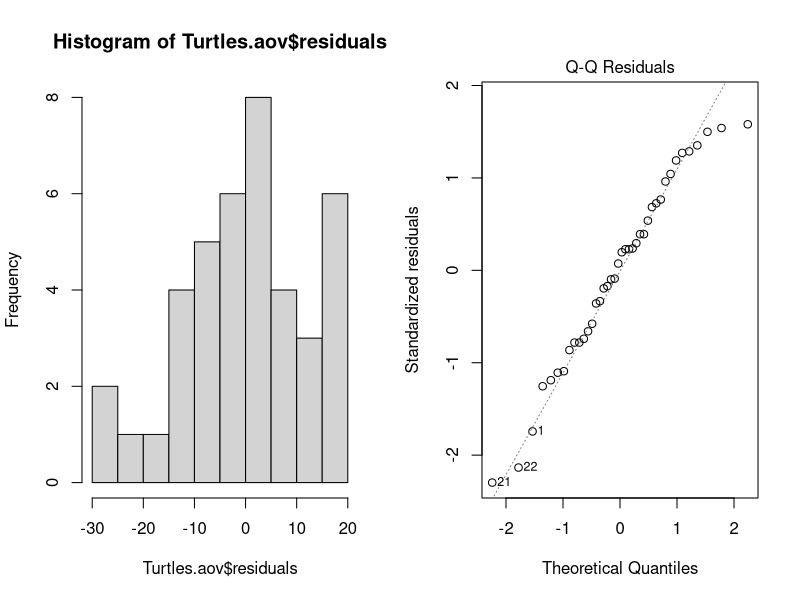
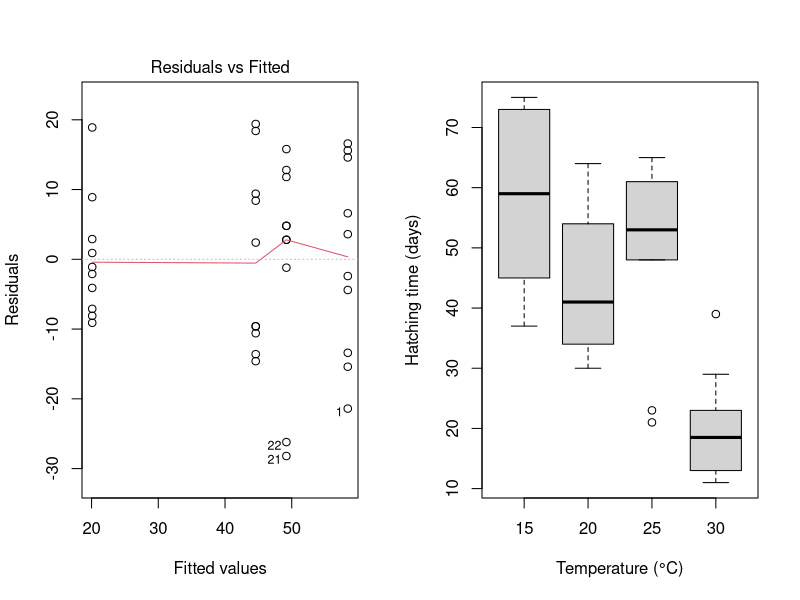

The R script that drew these images, in order:
#################################
#Name: Michelle R. Jackson
#Original Date: July 11, 2018
#R version: 3.5.0 "Joy in Playing"
#Purpose: Code explains how to perform a single factor ANOVA in R
#Source:http://environmentalcomputing.net/analysis-variance-single-factor/
#################################
#Analysis
Turtles <- read.csv(file = "Turtles.csv",header=TRUE) #Download Turtles file from URL above or Github.
str(Turtles) #Check that the temperature variable is a factor with the 'str' "string" function.
Turtles$Temperature <- factor(Turtles$Temperature) #There are numbers for the four levels of the Temperature treatment, we need to change the variable to a factor instead of an integer.
Turtles.aov <- aov(Days ~ Temperature, data = Turtles) #We want to create an ANOVA comparing hatching time days across temperature with the 'aov' function.
summary(Turtles.aov) #Obtain the output of the ANOVA with the 'summary' function.
Turtles.lm <- lm(Days ~ Temperature,data=Turtles) #Same analysis can be created with 'lm' function.
summary(Turtles.lm) #Obtain the output of the 'lm' function.
TukeyHSD(Turtles.aov) #Conduct a comparison between each mean and the other means by a Tukey test with the 'TukeyHSD' function.
par(mfrow = c(1,2)) #Look at assumptions following the code below. This line of code put two plots in the same window.
hist(Turtles.aov$residuals) #Look at a histogram of the residuals.
plot(Turtles.aov,which=2) #Look at QQplot of the data.
plot(Turtles.aov,which=1) #Look at homogeneity of variance 
boxplot(Days~Temperature, data=Turtles, ylab = "Hatching time (days)", xlab = "Temperature (°C)") #Create a boxplot of the results.


